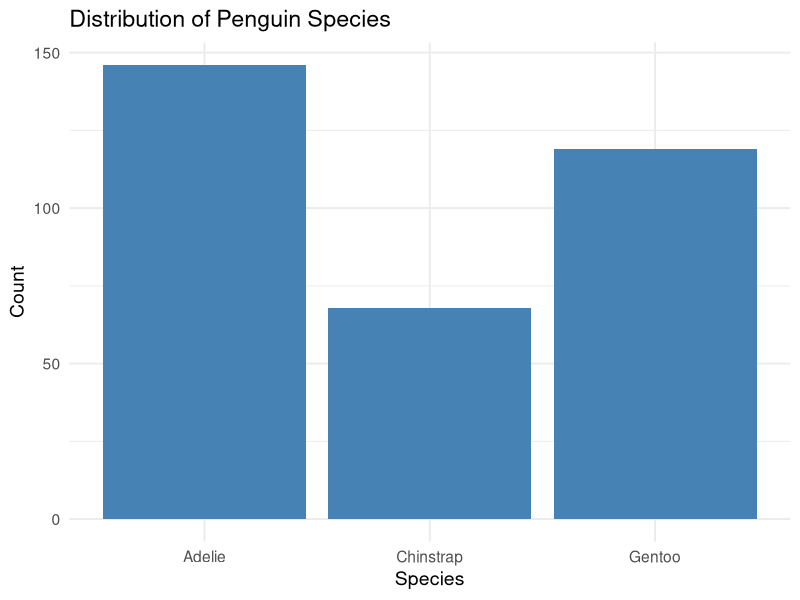
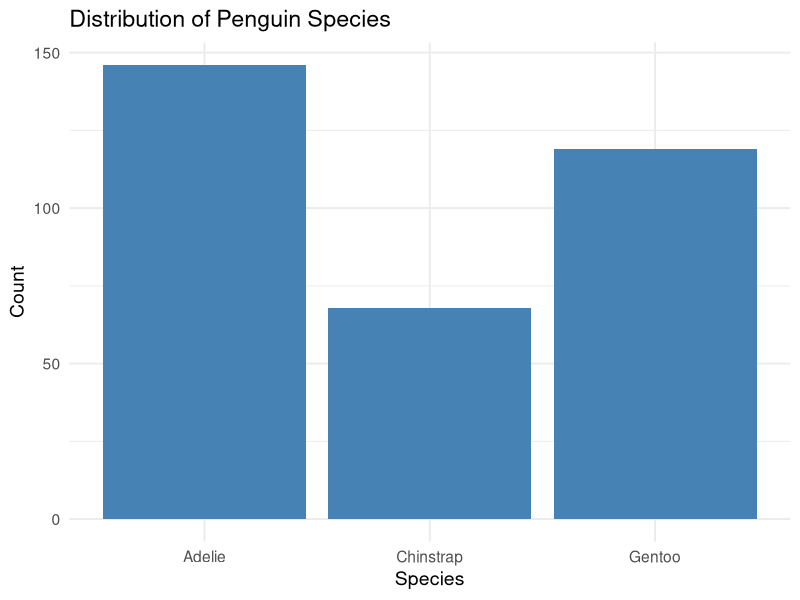

Recreate these plots in R, in order.
# ============================
# Palmer Penguins Project
# Step 4: Bar Chart
# ============================

library(tidyverse)
library(palmerpenguins)

# Load dataset
data("penguins")

# Remove missing values
penguins_clean <- drop_na(penguins)
bar_plot <- ggplot(penguins_clean, aes(x = species)) +
  geom_bar(fill = "steelblue") +
  labs(
    title = "Distribution of Penguin Species",
    x = "Species",
    y = "Count"
  ) +
  theme_minimal(base_size = 14)
bar_plot
ggsave(
  filename = "D:/Work/Penguins_Project/Figures/Figure_1_BarChart.png",
  plot = bar_plot,
  width = 8,
  height = 6,
  dpi = 300
)
